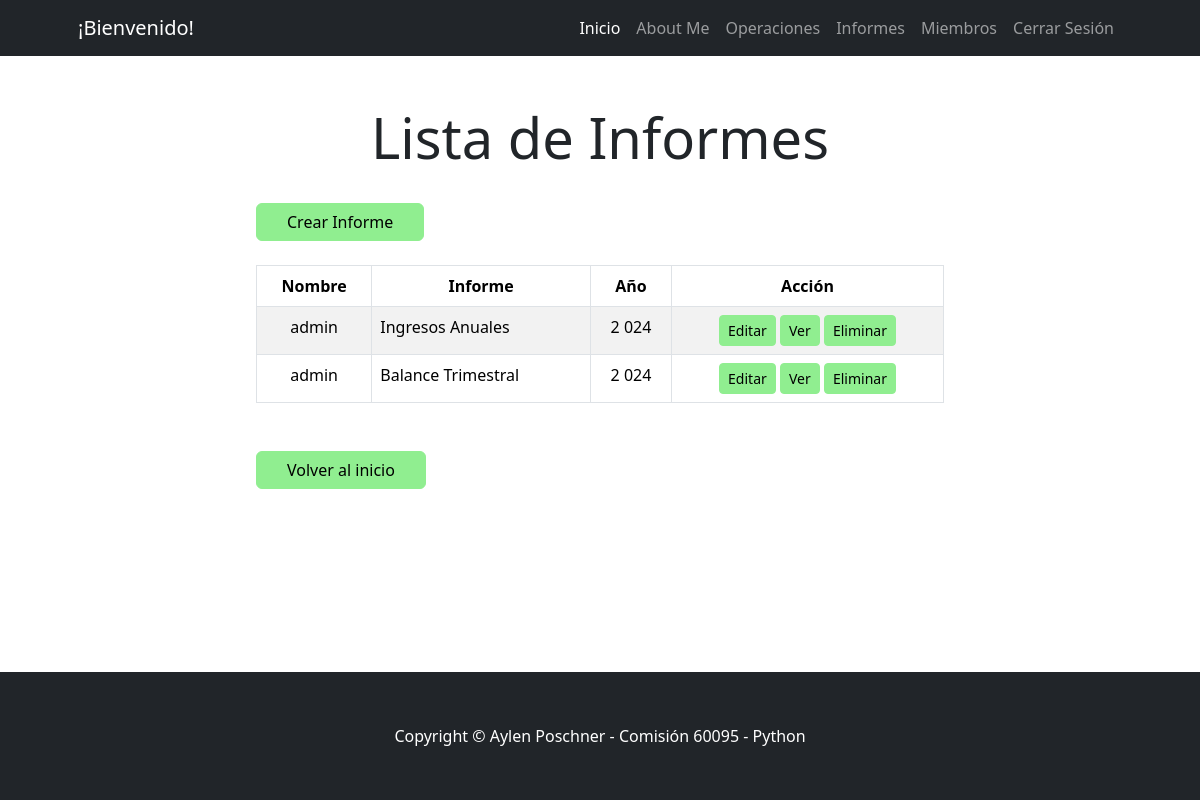
The page /gestion/informe/list/ (signed in) on the database as committed earlier.
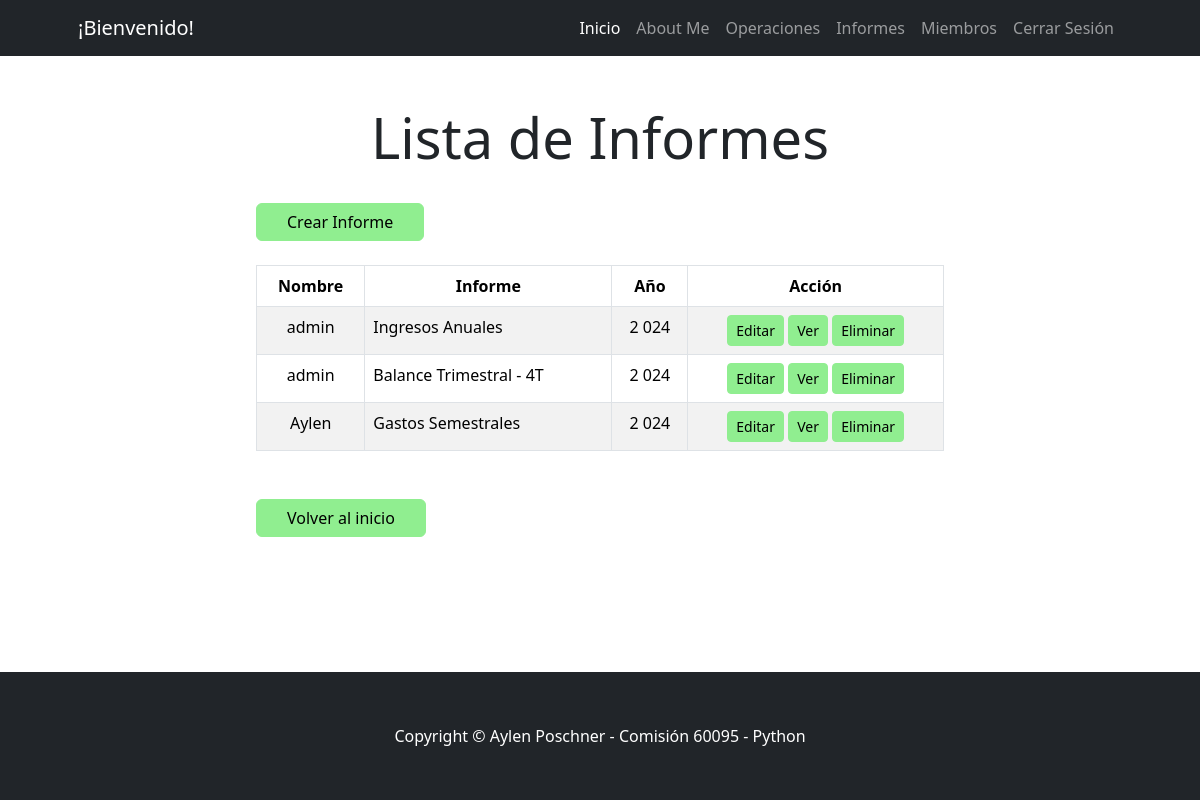
The same page on the database as committed later.
### gestion/models.py (models this page shows, shortened)
class Informe(models.Model):
    nombre = models.ForeignKey(User,on_delete=models.CASCADE,null=True)
    año = models.PositiveIntegerField()
    informe = models.CharField(max_length=25)
    tipo = models.CharField(max_length=3,choices=TIPOS_INFORME,default='BAL')
    periodo = models.CharField(max_length=10,choices=PERIODOS,default='ANUAL')
    mes_inicio = models.PositiveIntegerField(default=1)
    mes_fin = models.PositiveIntegerField(default=12)
    class Meta():
        unique_together = ("año","tipo","periodo","mes_inicio","mes_fin")

### gestion/views_models/informe.py (the view)
# urls.py: path("informe/list/", informe.InformeListView.as_view(), name="informe_list"),
class InformeListView(ListView):
    model = Informe
    template_name = "gestion/informe_list.html"
    context_object_name = "object_list"
    def get_queryset(self):
        if self.request.user.is_staff:
            return Informe.objects.all()
        return Informe.objects.filter(nombre=self.request.user)

### gestion/templates/gestion/informe_list.html
{% extends 'core/base.html' %}
{% load static %}
{% block contenido %}
<div class="container px-4 px-lg-5">
    <div class="row justify-content-center my-5">
        <div class="col-lg-8 text-center">
            <h4 class="display-4 mb-4">Lista de Informes</h4>
        </div>
        <div class="col-lg-8">
            <a href="{% url 'gestion:informe_create' %}" class="btn btn-primary mt-2" style="background-color: lightgreen; border-color: lightgreen; color: black; padding-left: 30px; padding-right: 30px;">Crear Informe</a>
        </div>
        <div class="col-lg-8 text-center mt-4">
            <div class="table-responsive">
                <table class="table table-striped table-bordered">
                    <thead>
                        <tr>
                            <th>Nombre</th>
                            <th>Informe</th>
                            <th>Año</th>
                            <th>Acción</th>
                        </tr>
                    </thead>
                    <tbody>
                        {% for object in object_list %}
                            <tr>
                                <td>{{ object.nombre }}</td>
                                <td style="text-align: left;">{{ object.informe }}</td>
                                <td>{{ object.año }}</td>
                                <td>
                                    <a href="{% url 'gestion:informe_update' object.id %}" class="btn btn-warning btn-sm" style="background-color:lightgreen;border-color: lightgreen; color: black;">Editar</a>
                                    <a href="{% url 'gestion:informe_detail' object.id %}" class="btn btn-info btn-sm" style="background-color:lightgreen;border-color: lightgreen;color: black;">Ver</a>
                                    <a href="{% url 'gestion:informe_delete' object.id %}" class="btn btn-danger btn-sm" style="background-color: lightgreen;border-color: lightgreen;color: black;">Eliminar</a>
                                </td>
                            </tr>
                        {% empty %}
                            <tr>
                                <td colspan="4" class="text-center">No hay datos disponibles</td>
                            </tr>
                        {% endfor %}
                    </tbody>
                </table>
            </div>
        </div>
        <div class="col-lg-8 mt-4">
            <a href="{% url 'core:index' %}" class="btn btn-primary mt-2" style="background-color: lightgreen; border-color: lightgreen; color: black; padding-left: 30px; padding-right: 30px;">Volver al inicio</a>
        </div>
    </div>
</div>
{% endblock contenido %}

Rows that differ between the two databases and show on the page:
changed Informe: informe "Balance Trimestral" → "Balance Trimestral - 4T"
added Informe: nombre "Aylen", informe "Gastos Semestrales", año "2 024"
